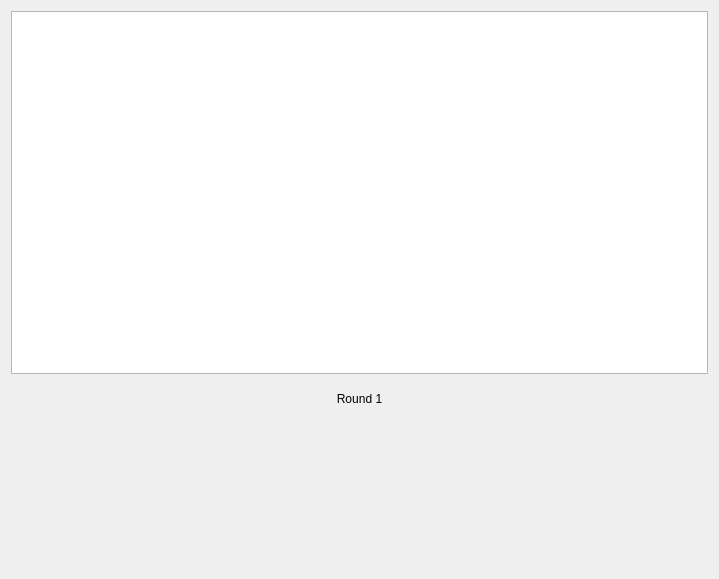
<?xml version="1.0" encoding="UTF-8"?>
<ui version="4.0">
 <class>roundTab</class>
 <widget class="QWidget" name="roundTab">
  <property name="windowModality">
   <enum>Qt::WindowModal</enum>
  </property>
  <property name="geometry">
   <rect>
    <x>0</x>
    <y>0</y>
    <width>719</width>
    <height>579</height>
   </rect>
  </property>
  <property name="windowTitle">
   <string>roundTab</string>
  </property>
  <layout class="QHBoxLayout" name="horizontalLayout_2">
   <item>
    <layout class="QVBoxLayout" name="verticalLayout" stretch="10,1,4">
     <property name="sizeConstraint">
      <enum>QLayout::SetNoConstraint</enum>
     </property>
     <item>
      <widget class="QListWidget" name="list"/>
     </item>
     <item>
      <widget class="QLabel" name="label">
       <property name="text">
        <string>Round 1</string>
       </property>
       <property name="alignment">
        <set>Qt::AlignCenter</set>
       </property>
      </widget>
     </item>
     <item>
      <layout class="QHBoxLayout" name="layoutStats">
       <item>
        <widget class="boxerRoundStats" name="boxerStats1" native="true"/>
       </item>
       <item>
        <widget class="boxerRoundStats" name="boxerStats2" native="true"/>
       </item>
      </layout>
     </item>
    </layout>
   </item>
  </layout>
 </widget>
 <customwidgets>
  <customwidget>
   <class>boxerRoundStats</class>
   <extends>QWidget</extends>
   <header>boxerroundstats.h</header>
   <container>1</container>
  </customwidget>
 </customwidgets>
 <resources/>
 <connections>
  <connection>
   <sender>list</sender>
   <signal>currentRowChanged(int)</signal>
   <receiver>roundTab</receiver>
   <slot>test(int)</slot>
   <hints>
    <hint type="sourcelabel">
     <x>393</x>
     <y>317</y>
    </hint>
    <hint type="destinationlabel">
     <x>8</x>
     <y>390</y>
    </hint>
   </hints>
  </connection>
 </connections>
 <slots>
  <slot>test(int)</slot>
 </slots>
</ui>
